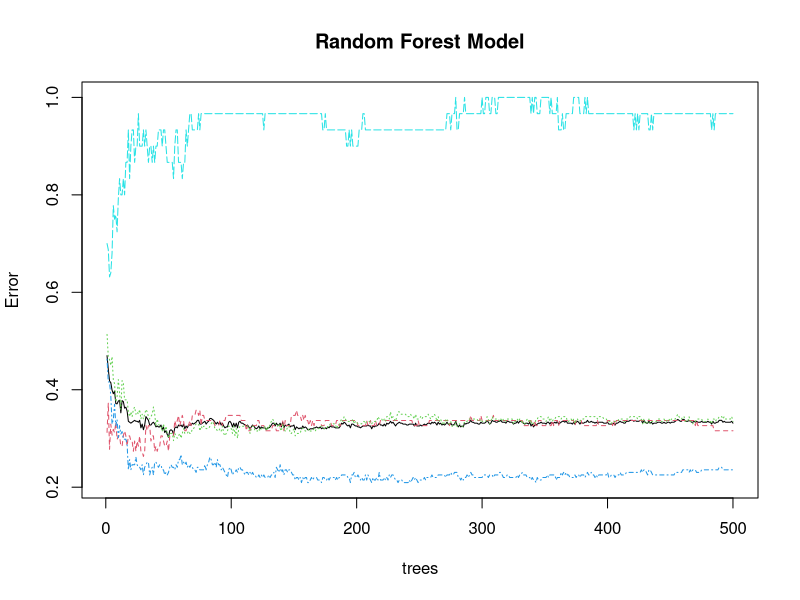
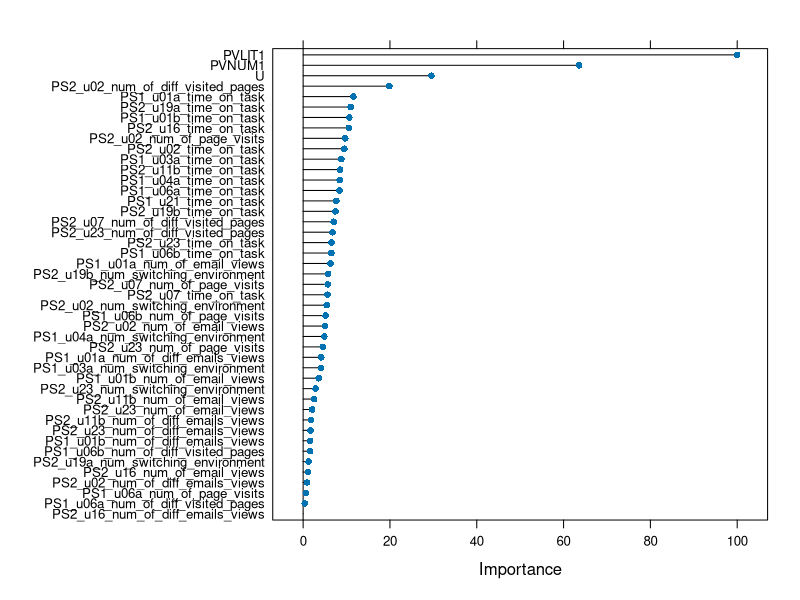

Generate these figures, in order, with R: (Note: this script raises an error after producing the figures.)
## ---- chunk 1
knitr::opts_chunk$set(echo = TRUE)
options (warn = -1)
## ---- chunk 2
PIAAC<- read.csv("PIAAC_US_2012_subsample.csv", header=TRUE)

library(dplyr)

PIAAC1<- select(PIAAC,+contains("num_of_diff_emails_views"),+contains("num_of_email_views"),+contains("num_switching_environment"),+contains("num_of_diff_visited_pages"),+contains("num_of_page_visit"),+contains("time_on_task"),"PVLIT1","PVNUM1")

PIAAC1["U"]<-PIAAC["U01a000A"]+PIAAC["U01b000A"]+PIAAC["U03a000A"]+PIAAC["U06a000A"]+PIAAC["U06b000A"]+PIAAC["U21x000A"]+PIAAC["U04a000A"]+PIAAC["U19a000A"]+PIAAC["U19b000A"]+PIAAC["U07x000A"]+PIAAC["U02x000A"]+PIAAC["U16x000A"]+PIAAC["U11b000A"]+PIAAC["U23x000A"]

#PIAAC1<-scale(PIAAC1,center=TRUE, scale=TRUE)*10
PS_class<-PIAAC["PS_class"]
PIAAC1<-cbind(PIAAC1,new_col=PS_class)
PIAAC1<-na.omit(PIAAC1)
#names(PIAAC1)
#skim(PIAAC)
## ---- chunk 3
PIAAC1$PS_class<-as.factor(PIAAC1$PS_class)
library(caret)

set.seed(9)

inTrain <- createDataPartition(y = PIAAC1$PS_class, p = .8, list = FALSE)
PIAAC1_train <- PIAAC1 %>% slice(inTrain)
PIAAC1_test <- PIAAC1 %>% slice(-inTrain)

train_index <- createFolds(PIAAC1_train$PS_class, k = 10) ##10 fold inner loop cross-validation
## ---- chunk 4
randomForestFit <- PIAAC1_train %>% train(PS_class ~ .,
  method = "rf",
  data = .,
    tuneLength = 5,
    trControl = trainControl(method = "cv", indexOut = train_index))
randomForestFit
## ---- chunk 5
plot(randomForestFit$finalModel, main="Random Forest Model")
## ---- chunk 6
print(varImp(randomForestFit))
plot(varImp(randomForestFit))
## ---- chunk 7
pr_rf <- predict(randomForestFit, PIAAC1_test)
pr_rf
## ---- chunk 8
#confusionMatrix(pr_rf, reference = PIAAC1_test$PS_class)
confusionMatrix(pr_rf, reference = PIAAC1_test$PS_class, mode = "prec_recall")
## ---- chunk 9
svmFit <- PIAAC1_train %>% train(PS_class ~.,
  method = "svmLinear",
  data = .,
    tuneLength = 5,
    trControl = trainControl(method = "cv", indexOut = train_index))
svmFit
## ---- chunk 10
print(varImp(svmFit))
#plot(varImp(svmFit))
## ---- chunk 11
pr_svm <- predict(svmFit, PIAAC1_test)
pr_svm
## ---- chunk 12
#confusionMatrix(pr_svm, reference = PIAAC1_test$PS_class)
confusionMatrix(pr_svm, reference = PIAAC1_test$PS_class, mode = "prec_recall")  ##get the precision, recall and F-measure
## ---- chunk 13
svmrad <- PIAAC1_train %>% train(PS_class ~.,
  method = "svmRadial",
  data = .,
    tuneLength = 5,
    trControl = trainControl(method = "cv", indexOut = train_index))
svmrad
## ---- chunk 14
print(varImp(svmrad))
#plot(varImp(svmrad))
## ---- chunk 15
pr_svmrad <- predict(svmrad, PIAAC1_test)
pr_svmrad
## ---- chunk 16
confusionMatrix(pr_svmrad, reference = PIAAC1_test$PS_class)
## ---- chunk 17
ctreeFit <- PIAAC1_train %>% train(PS_class ~ .,
  method = "ctree",
  data = .,
    tuneLength = 5,
    trControl = trainControl(method = "cv", indexOut = train_index))
ctreeFit
## ---- chunk 18
print(varImp(ctreeFit))
#plot(varImp(ctreeFit))
## ---- chunk 19
pr_ctree <- predict(ctreeFit, PIAAC1_test)
pr_ctree
## ---- chunk 20
confusionMatrix(pr_ctree, reference = PIAAC1_test$PS_class)
